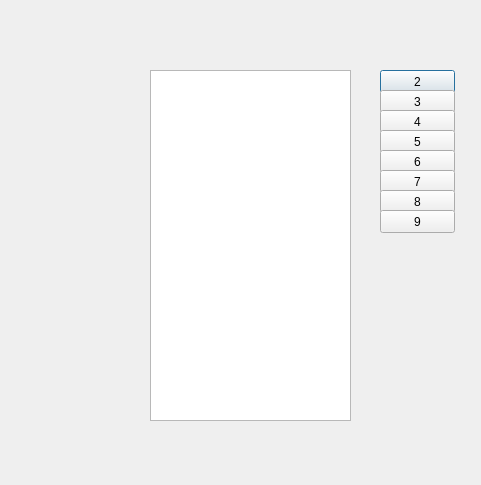
<?xml version="1.0" encoding="UTF-8"?>
<ui version="4.0">
 <class>Dialog</class>
 <widget class="QDialog" name="Dialog">
  <property name="geometry">
   <rect>
    <x>0</x>
    <y>0</y>
    <width>481</width>
    <height>485</height>
   </rect>
  </property>
  <property name="windowTitle">
   <string>Dialog</string>
  </property>
  <widget class="QPushButton" name="pb2">
   <property name="geometry">
    <rect>
     <x>380</x>
     <y>70</y>
     <width>75</width>
     <height>23</height>
    </rect>
   </property>
   <property name="text">
    <string>2</string>
   </property>
  </widget>
  <widget class="QPushButton" name="pb3">
   <property name="geometry">
    <rect>
     <x>380</x>
     <y>90</y>
     <width>75</width>
     <height>23</height>
    </rect>
   </property>
   <property name="text">
    <string>3</string>
   </property>
  </widget>
  <widget class="QPushButton" name="pb4">
   <property name="geometry">
    <rect>
     <x>380</x>
     <y>110</y>
     <width>75</width>
     <height>23</height>
    </rect>
   </property>
   <property name="text">
    <string>4</string>
   </property>
  </widget>
  <widget class="QPushButton" name="pb5">
   <property name="geometry">
    <rect>
     <x>380</x>
     <y>130</y>
     <width>75</width>
     <height>23</height>
    </rect>
   </property>
   <property name="text">
    <string>5</string>
   </property>
  </widget>
  <widget class="QPushButton" name="pb6">
   <property name="geometry">
    <rect>
     <x>380</x>
     <y>150</y>
     <width>75</width>
     <height>23</height>
    </rect>
   </property>
   <property name="text">
    <string>6</string>
   </property>
  </widget>
  <widget class="QPushButton" name="pb7">
   <property name="geometry">
    <rect>
     <x>380</x>
     <y>170</y>
     <width>75</width>
     <height>23</height>
    </rect>
   </property>
   <property name="text">
    <string>7</string>
   </property>
  </widget>
  <widget class="QPushButton" name="pb8">
   <property name="geometry">
    <rect>
     <x>380</x>
     <y>190</y>
     <width>75</width>
     <height>23</height>
    </rect>
   </property>
   <property name="text">
    <string>8</string>
   </property>
  </widget>
  <widget class="QPushButton" name="pb9">
   <property name="geometry">
    <rect>
     <x>380</x>
     <y>210</y>
     <width>75</width>
     <height>23</height>
    </rect>
   </property>
   <property name="text">
    <string>9</string>
   </property>
  </widget>
  <widget class="QTextEdit" name="te">
   <property name="geometry">
    <rect>
     <x>150</x>
     <y>70</y>
     <width>201</width>
     <height>351</height>
    </rect>
   </property>
  </widget>
 </widget>
 <resources/>
 <connections/>
</ui>
